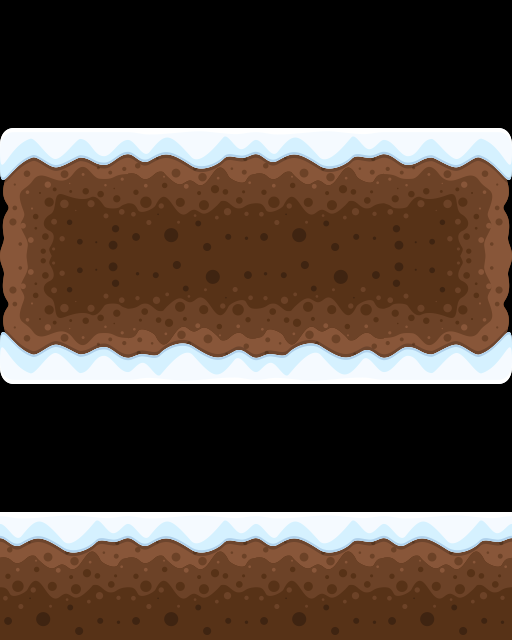

This is a level from a 2D game, rendered from its Tiled map with the project's own tilesets. A one-line summary and the complete map file follow:
An orthogonal 4x5 tile map with 128x128 px tiles, 2 tile layers (ground, title).

<map version="1.9" tiledversion="1.9.2" orientation="orthogonal" renderorder="right-down" width="4" height="5" tilewidth="128" tileheight="128" infinite="0" nextlayerid="5" nextobjectid="1">
 <editorsettings>
  <export target="ground.json" format="json" />
 </editorsettings>
 <tileset firstgid="1" name="tiles1" tilewidth="128" tileheight="128" tilecount="18" columns="18">
  <image source="spritesheet.png" width="2304" height="128" />
 </tileset>
 <layer id="1" name="ground" width="4" height="5" locked="1">
  <data encoding="csv">
0,0,0,0,
0,0,0,0,
0,0,0,0,
0,0,0,0,
2,2,2,2
</data>
 </layer>
 <layer id="4" name="title" width="4" height="5">
  <data encoding="csv">
0,0,0,0,
1,2,2,4,
1073741825,3221225474,3221225474,3221225473,
0,0,0,0,
0,0,0,0
</data>
 </layer>
</map>